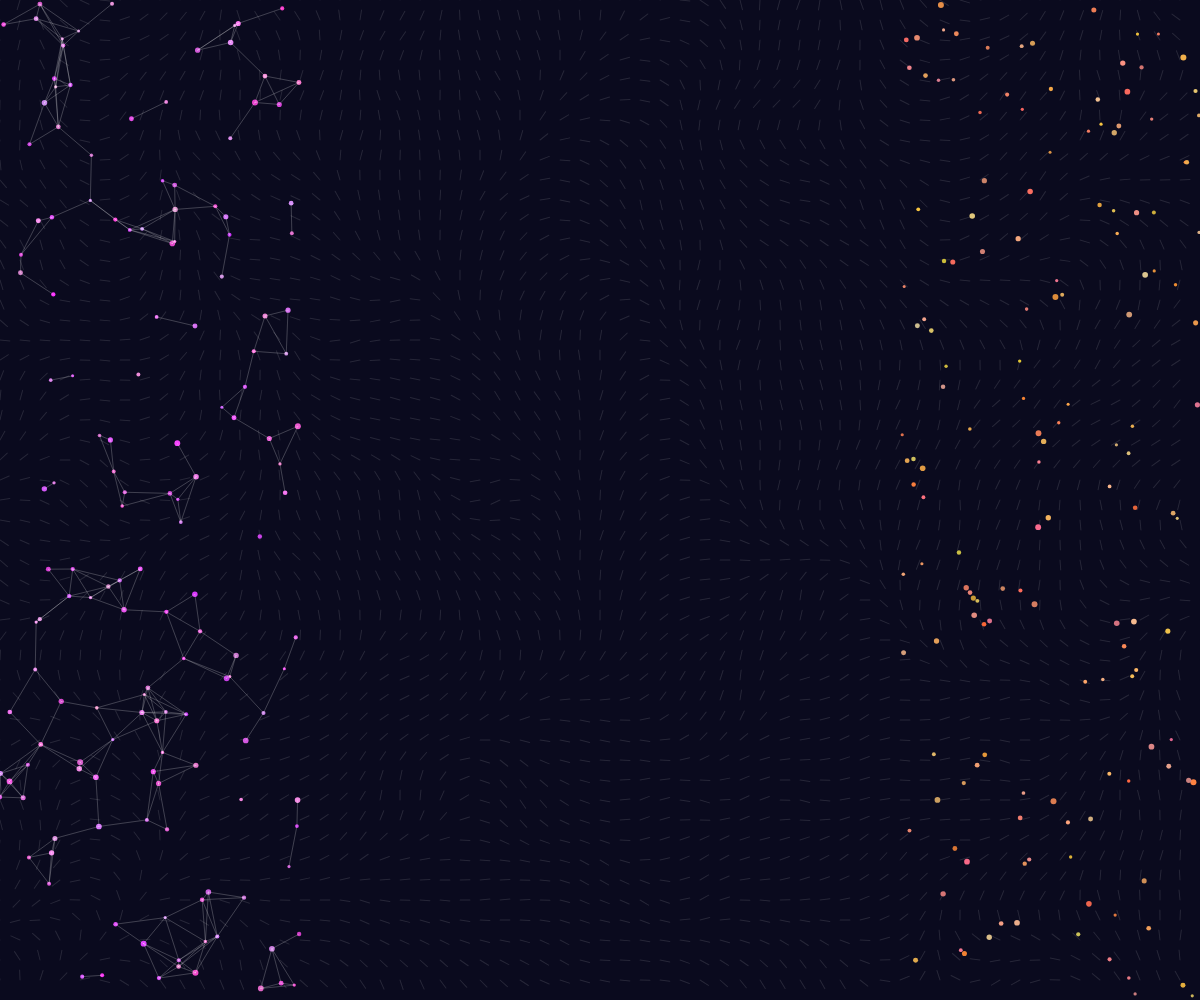
Frame 1 (no input)
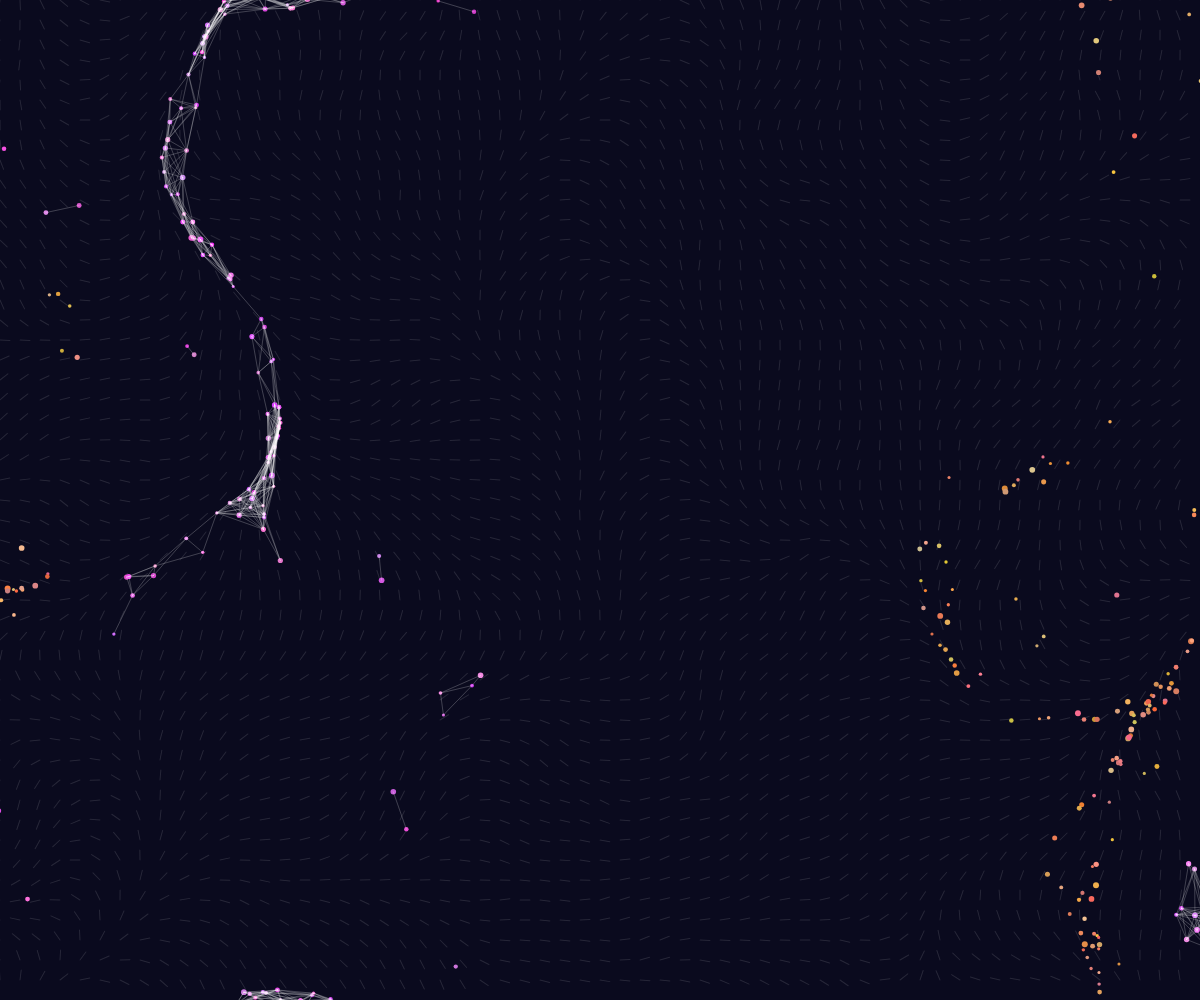
Frame 60 (no input)
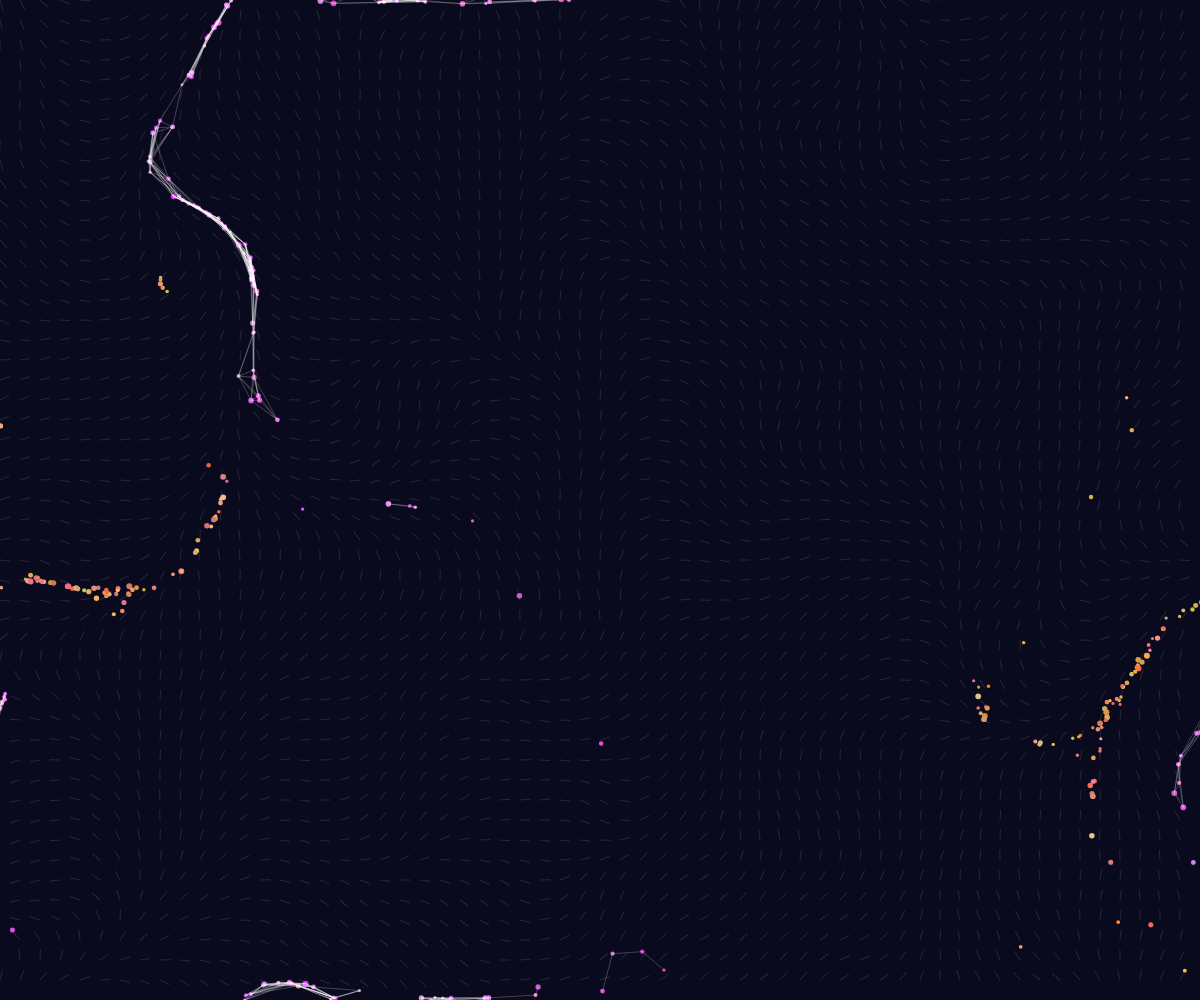
Frame 120 (the mouse pressed at the canvas centre since frame 60)

The p5.js sketch that drew these frames (run headless with seeded random() and noise() and a simulated clock; from frame 60 on, the mouse is pressed at the canvas centre):

// p5.js sketch
// ── sketch.js
let particles1 = [];
let particles2 = [];
let numParticles = 150;
let flowField;

function setup() {
  createCanvas(windowWidth, windowHeight);
  // Initialize two streams of particles
  for (let i = 0; i < numParticles; i++) {
    particles1.push(new Particle(random(width/4), random(height), 1));
    particles2.push(new Particle(random(3*width/4, width), random(height), 2));
  }
  flowField = new FlowField(20);
}

function draw() {
  background(10, 10, 30);
  flowField.update();
  flowField.display();

  // Update and display particles
  for (let i = 0; i < numParticles; i++) {
    particles1[i].update();
    particles1[i].display();
    particles1[i].edges();
    
    particles2[i].update();
    particles2[i].display();
    particles2[i].edges();
  }

  // Apply repulsion between streams
  for (let i = 0; i < numParticles; i++) {
    for (let j = 0; j < numParticles; j++) {
      let d = dist(particles1[i].pos.x, particles1[i].pos.y, 
                   particles2[j].pos.x, particles2[j].pos.y);
      if (d < 80 && d > 0) {
        let force = p5.Vector.sub(particles1[i].pos, particles2[j].pos);
        force.normalize();
        force.mult(0.5);
        particles1[i].applyForce(force);
        particles2[j].applyForce(force.mult(-1));
      }
    }
  }

  // Draw connections between close particles within streams
  stroke(255, 30);
  noFill();
  for (let i = 0; i < numParticles; i++) {
    for (let j = 0; j < numParticles; j++) {
      let d = dist(particles1[i].pos.x, particles1[i].pos.y, 
                   particles1[j].pos.x, particles1[j].pos.y);
      if (d < 50 && i !== j) {
        line(particles1[i].pos.x, particles1[i].pos.y, 
             particles1[j].pos.x, particles1[j].pos.y);
      }
    }
  }
}

class Particle {
  constructor(x, y, streamId) {
    this.pos = createVector(x, y);
    this.vel = p5.Vector.random2D().mult(random(0.5, 1.5));
    this.acc = createVector(0, 0);
    this.streamId = streamId;
    this.size = random(3, 6);
    this.color = streamId === 1 ? 
      color(random(200, 255), random(50, 150), random(200, 255)) :
      color(random(200, 255), random(100, 200), random(50, 150));
  }

  update() {
    this.vel.add(this.acc);
    this.vel.limit(4);
    this.pos.add(this.vel);
    this.acc.mult(0);
    
    // Apply flow field
    let x = floor(this.pos.x / 20);
    let y = floor(this.pos.y / 20);
    if (x >= 0 && x < flowField.cols && y >= 0 && y < flowField.rows) {
      let force = flowField.field[x][y];
      this.applyForce(force);
    }
  }

  applyForce(f) {
    this.acc.add(f);
  }

  display() {
    noStroke();
    fill(this.color);
    ellipse(this.pos.x, this.pos.y, this.size);
  }

  edges() {
    if (this.pos.x > width + 10) this.pos.x = -10;
    else if (this.pos.x < -10) this.pos.x = width + 10;
    if (this.pos.y > height + 10) this.pos.y = -10;
    else if (this.pos.y < -10) this.pos.y = height + 10;
  }
}

class FlowField {
  constructor(res) {
    this.res = res;
    this.cols = floor(width / res);
    this.rows = floor(height / res);
    this.field = [];
    for (let i = 0; i < this.cols; i++) {
      this.field[i] = [];
      for (let j = 0; j < this.rows; j++) {
        this.field[i][j] = p5.Vector.random2D();
        this.field[i][j].mult(random(0.5, 1.5));
      }
    }
  }

  update() {
    let time = millis() * 0.0001;
    for (let i = 0; i < this.cols; i++) {
      for (let j = 0; j < this.rows; j++) {
        let angle = noise(i * 0.05, j * 0.05, time) * TWO_PI * 2;
        let v = p5.Vector.fromAngle(angle);
        v.mult(0.5);
        this.field[i][j] = v;
      }
    }
  }

  display() {
    stroke(255, 30);
    noFill();
    for (let i = 0; i < this.cols; i++) {
      for (let j = 0; j < this.rows; j++) {
        push();
        translate(i * this.res, j * this.res);
        rotate(this.field[i][j].heading());
        line(0, 0, this.res/2, 0);
        pop();
      }
    }
  }
}

function windowResized() {
  resizeCanvas(windowWidth, windowHeight);
}
